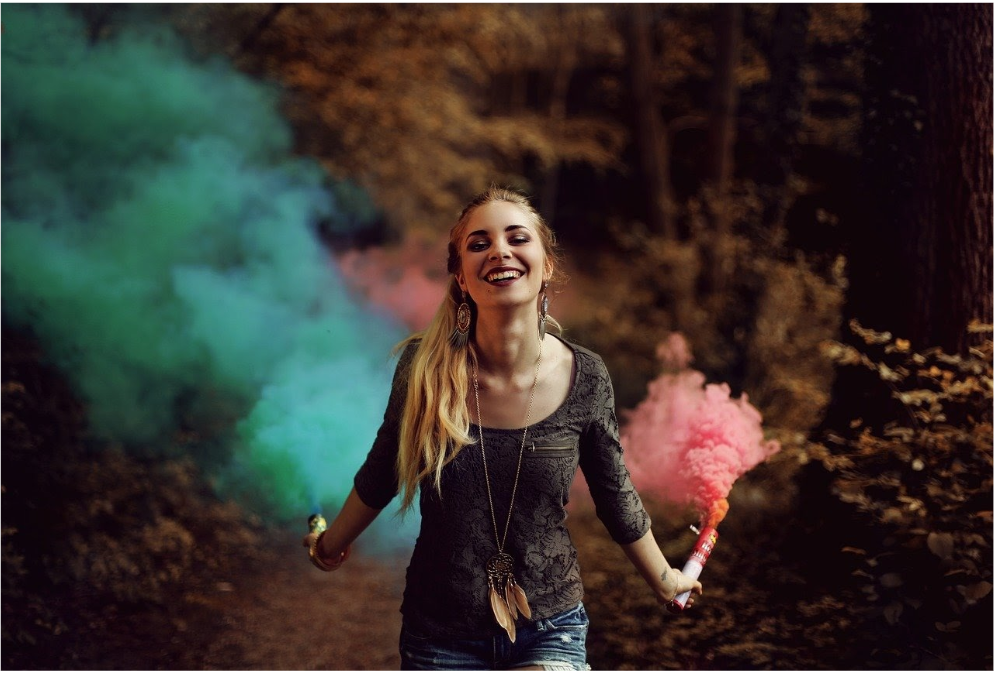
#> input picture computer_vision/data/girl.png, 994 x 673 px
$ jupyter execute 1-haarcascate.ipynb
#> lines starting #> are read from the running program, lines starting #| are printed output that depends on the picture
LIBS

[cell 1]
import cv2 as cv
import matplotlib.pyplot as plt

ABRIR IMAGEM

[cell 2]
img = cv.imread('data/girl.png')
#> img is the input picture: shape (673, 994, 3); mean B, G, R 44.8, 49.8, 56.3

[cell 3]
gray_img = cv.cvtColor(img, cv.COLOR_BGR2GRAY)
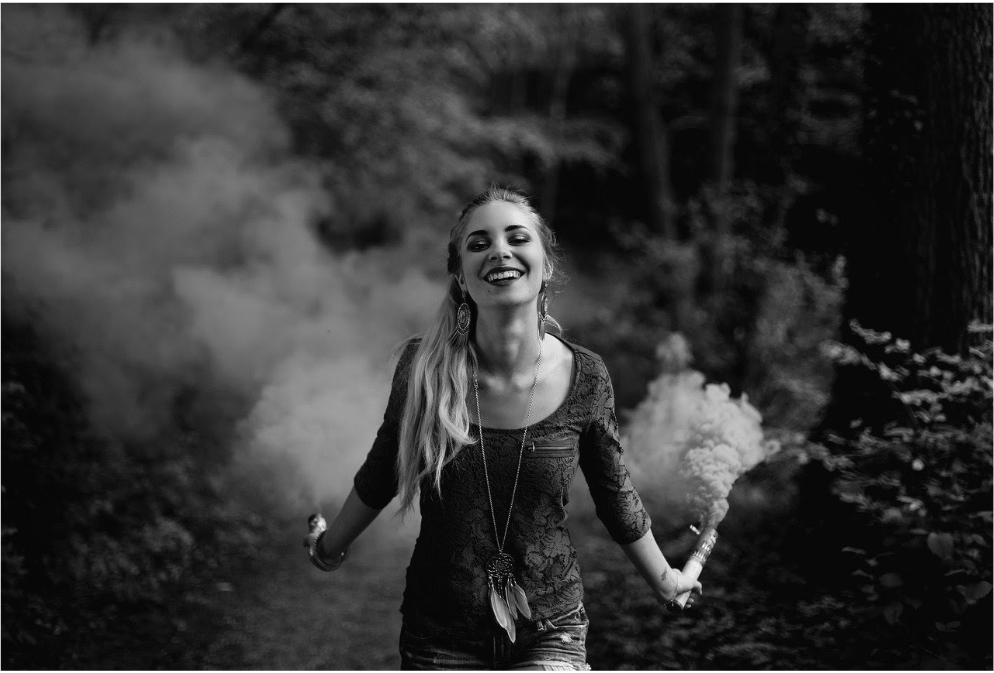
#> gray_img: shape (673, 994); min 2, max 255, mean 51.2

[cell 4]
plt.imshow(gray_img, cmap='gray')

CLASSIFICADOR

[cell 5]
classificador = cv.CascadeClassifier('classificador/haarcascade_frontalface_default.xml')
print(classificador)

EXTRAIR REGIAO DE INTERESSE

[cell 6]
scaler = 1.3
min_features = 5
faces = classificador.detectMultiScale(gray_img, scaler, min_features)
#> faces = [[449, 197, 100, 100]]
print(len(faces))
#| 1
print(faces)
#| [[449 197 100 100]]

[cell 7]
face_img = cv.cvtColor(img, cv.COLOR_BGR2RGB)
rect_color = (0,255,0)
for x,y,w,h in faces:
    cv.rectangle(face_img, (x,y), (x+w, y+h), rect_color, 10)
#> this loop made 1 pass
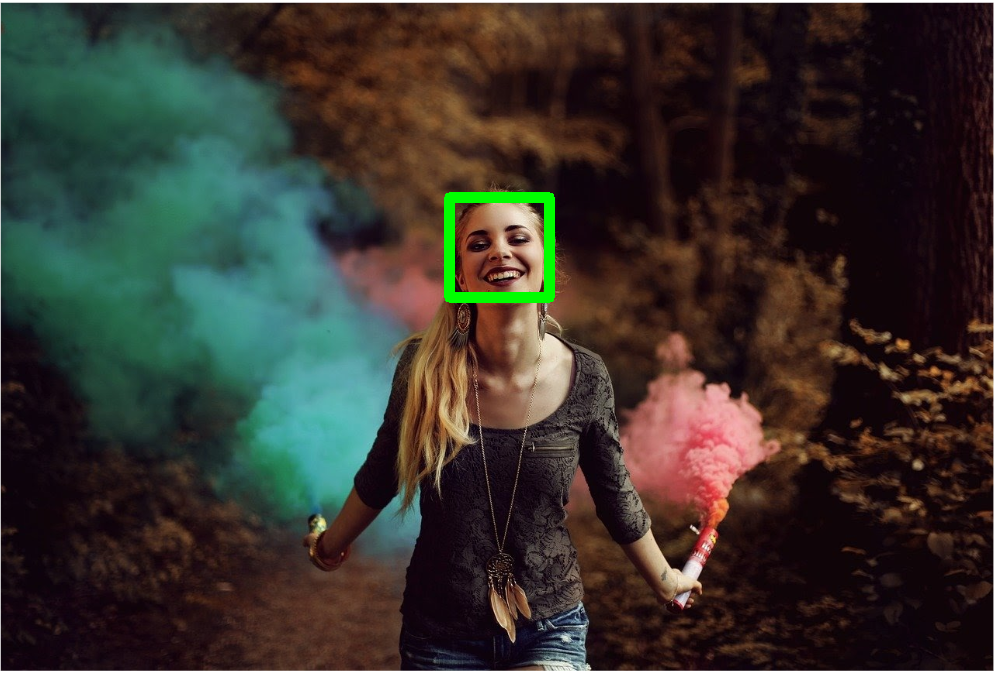
#> face_img: shape (673, 994, 3); mean R, G, B 55.6, 51, 44.5

plt.imshow(face_img)

$ run again, with computer_vision/data/aberto.png copied over computer_vision/data/girl.png
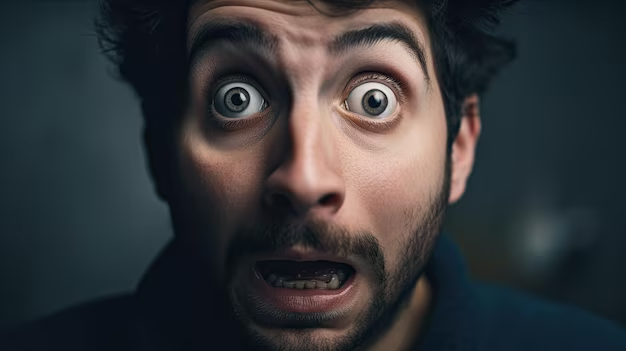
#> input picture computer_vision/data/aberto.png, 626 x 351 px
#> img is the input picture: shape (351, 626, 3); mean B, G, R 58.3, 55.6, 54
#> `gray_img = cv.cvtColor(img, cv.COLOR_BGR2GRAY)`:
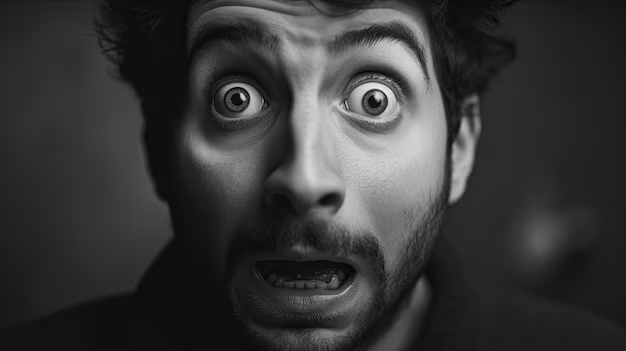
#> gray_img: shape (351, 626); min 1, max 235, mean 55.4
#> faces = ()
#| 0
